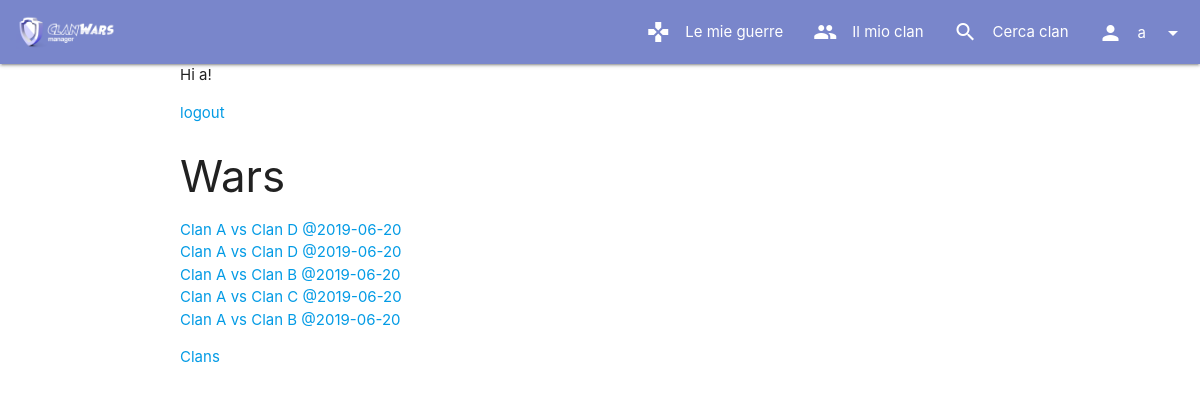
Screenshot of /wars/ (signed in) with the database file from the repository.
### manager/models.py (models this page shows, shortened)
class User(AbstractUser):
    clan = models.ForeignKey("Clan", on_delete=models.SET_NULL, null=True, blank=True, default=None)

class War(models.Model):
    allyClan = models.ForeignKey(Clan, on_delete=models.CASCADE, related_name="+")
    enemyClanName = models.TextField(max_length=30)
    date = models.DateField()
    def get_absolute_url(self):
        return reverse("wars_details", kwargs={'pk': self.pk})
    def __str__(self):
        return f"{self.allyClan.name} vs {self.enemyClanName} @{self.date}"

class Clan(models.Model):
    name = models.CharField(max_length=30)
    clanMaster = models.ForeignKey(User, on_delete=models.CASCADE, related_name="+")
    maxPlayers = models.PositiveSmallIntegerField(default=20, validators=[MinValueValidator(1), MaxValueValidator(50)])
    def get_absolute_url(self):
        return reverse("clans_details", kwargs={'pk': self.pk})

### manager/views.py (the view)
# urls.py: path('wars/', WarListView.as_view(), name='wars_list'),
class WarListView(ListView):
    template_name = 'wars/list.html'
    paginate_by = 100  # if pagination is desired
    def get_queryset(self):
        if self.request.user.is_authenticated and self.request.user.clan is not None:
            return War.objects.filter(allyClan=self.request.user.clan)
        else:
            return []

### manager/templates/wars/list.html (shortened to what this page needs)
{% extends 'base.html' %}
{% block content %}
{% if user.is_authenticated %}
    Hi {{ user.username }}!
    <p><a href="{% url 'user_logout' %}">logout</a></p>
    <h3>Wars</h3>
    <ul>
          {% for war in object_list %}
              <li>
                <a href={{war.get_absolute_url}}>
                    {{war}}
                </a>
              </li>
          {% endfor %}
    </ul>
{% else %}
    <p>You are not logged in</p>
    <a href="{% url 'user_login' %}">login</a> |
    <a href="{% url 'user_signup' %}">signup</a>
{% endif %}
<a href="{% url 'clans_list' %}">Clans</a>
{% endblock %}

### manager/templates/navbar.html (shortened to what this page needs)
{% load static %}
<nav>
    <div class="nav-wrapper">
        <a href="{% url 'home' %}" class="brand-logo">
            <img class="logo-img" src="{% static "images/logo.png" %}">
        </a>
        <ul class="right hide-on-med-and-down">
            {% if request.user.is_authenticated %}
            <li class="waves-effect">
                <a href="{% url 'wars_list' %}">
                    <i class="material-icons left">gamepad</i>
                    Le mie guerre
                </a>
            </li>
            <li class="waves-effect">
                {% if request.user.clan is not None %}
                <a href="{{user.clan.get_absolute_url}}">
                    <i class="material-icons left">people</i>
                    Il mio clan
                </a>
                {% else %}
                <a href="#">
                    <i class="material-icons left">add</i>
                    Crea clan
                </a>
                {% endif %}
            </li>
            {% endif %}
            <li class="waves-effect">
                <a href="{% url 'clans_list' %}">
                    <i class="material-icons left">search</i>
                    Cerca clan
                </a>
            </li>
            {% if request.user.is_authenticated %}
            <li>
                <a class="dropdown-trigger waves-effect" href="#!" data-target="logout-dropdown">
                    <i class="material-icons left">person</i>
                    {{user.username}}
                    <i class="material-icons right">arrow_drop_down</i>
                </a>
            </li>
            {% endif %}
        </ul>
    </div>
</nav>

### manager/static/css/style.css (style rules this page uses)
.logo-img { max-height: 64px!important; padding: 15px 0!important; margin-left: 0.5em; margin-right: 0.5em; }

### rows the page displays
User: username "a"
War: allyClan+enemyClanName+date "Clan A vs Clan D @2019-06-20"
War: allyClan+enemyClanName+date "Clan A vs Clan D @2019-06-20"
War: allyClan+enemyClanName+date "Clan A vs Clan B @2019-06-20"
War: allyClan+enemyClanName+date "Clan A vs Clan C @2019-06-20"
War: allyClan+enemyClanName+date "Clan A vs Clan B @2019-06-20"
